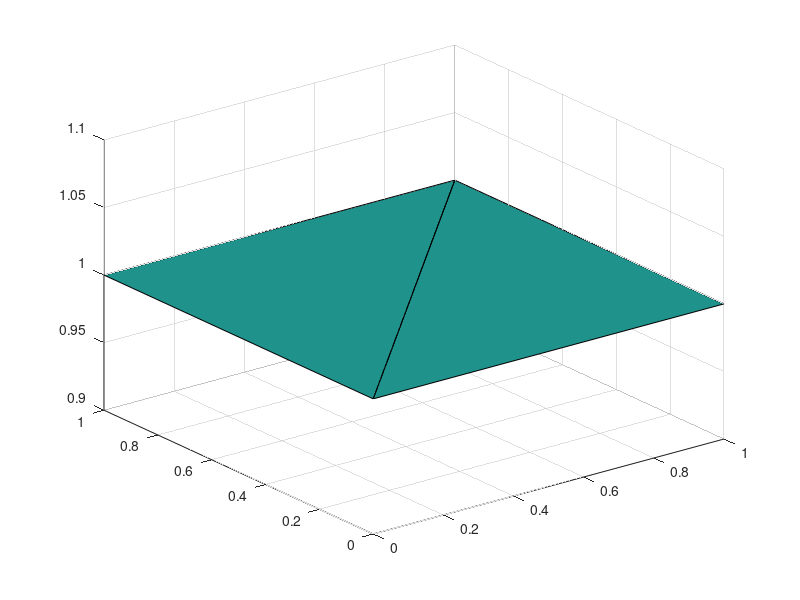

This chart was generated by the following MATLAB code: (Note: this script raises an error after producing the figure.)
%% Check rank of stiffness matrix after assembly

close all; clear; clc;
tic;

%************************** Generate the mesh ****************************%

% For rectangular mesh
xlim = 1;
ylim = 1;
zlim = 1;
[mesh_x,mesh_y,mesh_z] = meshgrid(0:xlim,0:ylim,1:zlim);

% For a single triangle
% mesh_x = [1;0;1];
% mesh_y = [1;0;0];
% mesh_z = [1;1;1];

% Generate the mesh
IEN = delaunay(mesh_x,mesh_y);

% Convert the mesh grid points into x_ia
numNodes = numel(mesh_x);

% The reference configuration
X = [reshape(mesh_x,numNodes,1), reshape(mesh_y,numNodes,1),...
    reshape(mesh_z,numNodes,1)];

trisurf(IEN,X(:,1),X(:,2),X(:,3));


%****************** Boundary Condition and Meta Arrays *******************%

% Need to know the Global DOF number that has to be constrained.

BC = cell(1,3);
BC{1,1} = [0,0,1; 0,0,1;0,0,1];
BC{1,2} = [1;2;3];
BC{1,3} = [0;0;0];

prescribedDOF = getBCmatrix(BC,X);

dofPerNode = 3;
ID = zeros(numNodes*dofPerNode,2);
ID(:,1) = 1:numNodes*dofPerNode;

unknownDOFs = (1:numNodes*dofPerNode).';
unknownDOFs(prescribedDOF(:,1)) = [];

globalEqNum = 1;
for i = 1:numel(unknownDOFs)
    ID(unknownDOFs(i),2) = globalEqNum;
    globalEqNum = globalEqNum + 1;
end

%******************************** Assembly *******************************%

% External transverse load
f = [0;0;0];

% Quadrature order
quadOrder = 1;

% Thickness of the membrane
H = ones(size(IEN,1),1);

% Elastic constants
lambda = 5*10^8;
mu = 1.5*10^6;

% Set the initial guess for displacement
rng(0);

u = zeros(size(X)); % Uncomment for zero deformation case
u(:,3) = 0.001*rand(size(X,1),1);% To avoid zero stiffness in z-direction

% Apply boundary condition u_z = 0 on the nodes on sides of the square.
rowCol = [ceil(prescribedDOF(:,1)/3),mod(prescribedDOF(:,1),3)];
rowCol(rowCol==0) = 3;
for i=1:size(rowCol,1)
    u(rowCol(i,1),rowCol(i,2)) = prescribedDOF(i,2);
end

% Using linear indexing as the global node number is same as linear index
%u(prescribedDOF(:,1)) = prescribedDOF(:,2);

% Thickness stretch
L  = ones(size(IEN,1),1);

X = reshape(X.',[dofPerNode*numNodes,1]);
u = reshape(u.',[dofPerNode*numNodes,1]);

x = X + u;

%
[~,~,K1,~] = assemblyT3Lin(X,x,H,f,quadOrder,lambda,mu,...
    IEN,ID,L);
r1 = findStiffnessRank(K1);
fprintf('Zero deformation Stiffness Matrix rank = %d\n\n',r1);

u = 0.001*rand(size(X,1),size(X,2));
x = X + u;

[~,~,K2,~] = assemblyT3Lin(X,x,H,f,quadOrder,lambda,mu,...
    IEN,ID,L);

r2 = findStiffnessRank(K2);
fprintf('Finite deformation Stiffness Matrix rank = %d\n',r2);